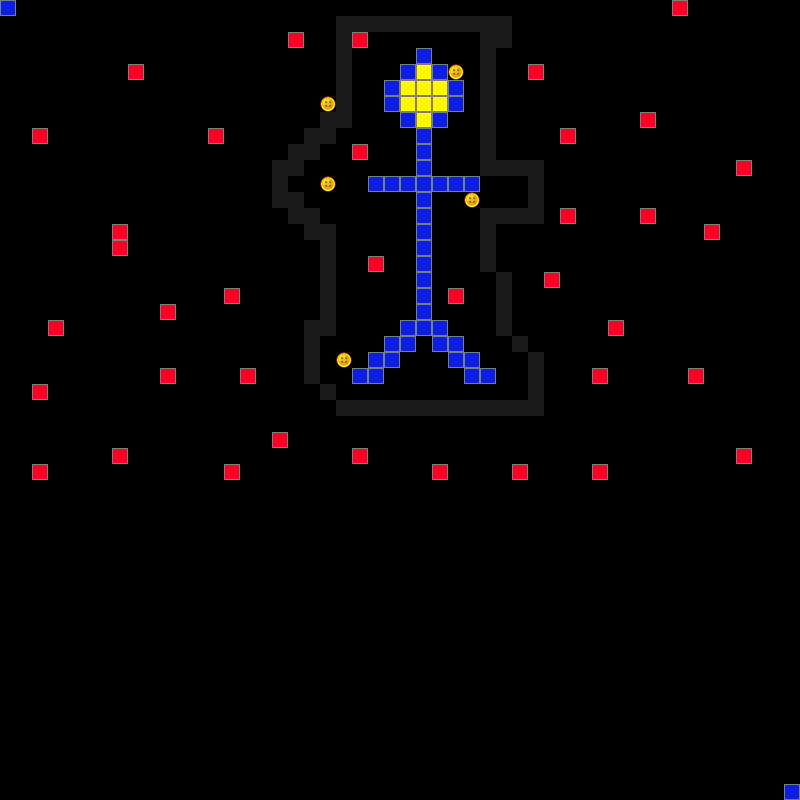

This is a level from a 2D game, rendered from its Tiled map with the project's own tilesets. A one-line summary and the map file follow, with tile-layer data summarised:
An orthogonal 50x50 tile map with 16x16 px tiles, 1 tile layer (Tile Layer 1) and 1 object.

<map version="1.0" orientation="orthogonal" width="50" height="50" tilewidth="16" tileheight="16">
 <tileset firstgid="1" name="Simple" tilewidth="16" tileheight="16">
  <image source="simpleAtlas.png" width="128" height="128" />
 </tileset>
 <layer name="Tile Layer 1" width="50" height="50">
  <data>[2500 cells, 179 non-empty, 5 distinct tile ids]</data>
 </layer>
 <objectgroup name="Object Layer 1" width="50" height="50">
  <object x="345" y="23">
   <polyline points="0,0 16,0 32,0 48,0 64,0 80,0 96,0 112,0 128,0 144,0 160,0 160,16 144,16 144,32 144,48 144,64 144,80 144,112 144,128 144,144 160,144 176,144 192,144 192,160 192,176 192,192 176,192 160,192 144,192 144,240 160,256 160,272 160,304 176,320 192,336 192,352 192,368 192,384 176,384 160,384 144,384 128,384 112,384 96,384 80,384 64,384 0,384 -32,352 -32,336 -32,320 -32,304 -16,304 -16,288 -16,272 -16,256 -16,224 -16,208 -32,208 -32,192 -48,192 -48,176 -64,176 -64,160 -64,144 -48,144 -48,128 -32,128 -32,112 -16,112 -16,96 0,96 0,80 0,64 0,48 0,32 0,16 0,0" />
  </object>
 </objectgroup>
</map>
